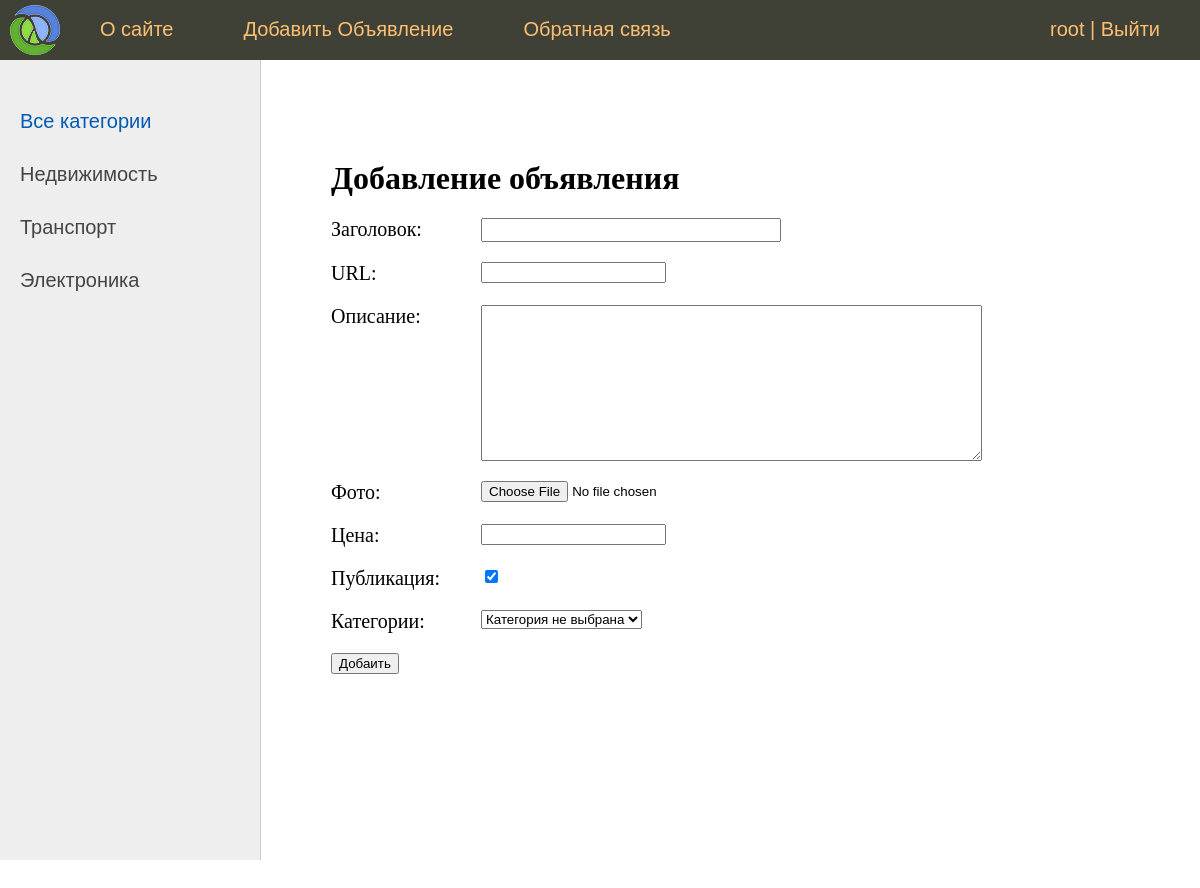
Screenshot of /add_page/ (signed in) with the database file from the repository.
### main_board/models.py (models this page shows)
class Category(models.Model):
	name = models.CharField(max_length=100, db_index=True, verbose_name='Категория')
	slug = models.SlugField(max_length=255, unique=True, db_index=True, verbose_name='URL')
	def __str__(self):
		return self.name
	def get_absolute_url(self):
		return reverse('category', kwargs={'cat_slug': self.slug})
	class Meta:
		verbose_name = 'Категории'
		verbose_name_plural = 'Категории'
		ordering = ['id']

### main_board/views.py (the view)
# urls.py: path('add_page/', AddPage.as_view(), name='add_page'),
class AddPage(LoginRequiredMixin, DataMixin, CreateView):
	form_class = AddPostForm
	template_name = 'main_board/addpage.html'
	success_url = reverse_lazy('home')
	login_url = reverse_lazy('home')
	def get_context_data(self, *, object_list=None, **kwargs):
		context = super().get_context_data(**kwargs)
		c_def = self.get_user_context(title='Добавление объявления')
		return dict(list(context.items()) + list(c_def.items()))

### main_board/forms.py (shortened to what this page needs)
class AddPostForm(forms.ModelForm):
	def __init__(self, *args, **kwargs):
		super().__init__(*args, **kwargs)
		self.fields['cat'].empty_label = 'Категория не выбрана'
	class Meta:
		model = Bulletin
		fields = ['title', 'slug', 'content', 'photo', 'price', 'is_published', 'cat']
		widgets = {
			'title': forms.TextInput(attrs={'class': 'form-input'}),
			'content': forms.Textarea(attrs={'cols': 60, 'rows': 10}),
		}

### main_board/utils.py (called while the page is built)
	def get_user_context(self, **kwargs):
		context = kwargs
		cats = Category.objects.annotate(Count('bulletin'))
		user_menu = menu.copy()
		if not self.request.user.is_authenticated:
			user_menu.pop(1)
		context['menu'] = user_menu
		context['cats'] = cats
		if 'cat_selected' not in context:
			context['cat_selected'] = 0
		return context

### main_board/templates/main_board/addpage.html (shortened to what this page needs)
{% extends 'main_board/base.html' %}
{% block content %}
<h1>{{ title }}</h1>
<form action="{% url 'add_page' %}" method="post" enctype="multipart/form-data">
    {% for f in form %}
    <p><label class="form-label" for="{{ f.id_for_label }}">{{f.label}}: </label>{{ f }}</p>
    {% endfor %}
    <button type="submit">Добаить</button>
</form>
{% endblock %}

### main_board/templates/main_board/base.html (shortened to what this page needs)
{% load static %}
{% load main_board_tags %}
<html>
<head>
	<link type="text/css" href="{% static 'main_board/css/styles.css' %}" rel="stylesheet" />
</head>
<body>
<table class="table-page" border=0 cellpadding="0" cellspacing="0">
<tr><td valign=top>
{% block mainmenu %}
		<div class="header">
			<ul id="mainmenu" class="mainmenu">
			<li class="logo"><a href="{% url 'home' %}"><div class="logo"></div></a></li>
{% for m in menu %}
			<li><a href="{% url m.url_name %}">{{m.title}}</a></li>
{% endfor %}
				{% if request.user.is_authenticated %}
				<li class="last">{{ user.username }} | <a href="{% url 'logout' %}">Выйти</a></li>
				{% else %}
				<li class="last"><a href="{% url 'register' %}">Регистрация</a> | <a href="{% url 'login' %}">Войти</a></li>
				{% endif %}
			</ul>
		</div>
{% endblock mainmenu %}
<table class="table-content" border=0 cellpadding="0" cellspacing="0">
<tr>
	<td valign="top" class="left-chapters">
	<ul id="leftchapters">
		{% if cat_selected == 0%}
			<li class="selected">Все категории</li>
		{% else %}
			<li><a href="{% url 'home' %}">Все категории</a></li>
		{% endif %}
	{% for c in cats %}
	{% if c.bulletin__count > 0 %}
		{% if c.pk == cat_selected %}
			<li class="selected">{{c.name}}</li>
		{% else %}
			<li><a href="{{ c.get_absolute_url }}">{{c.name}}</a> </li>
		{% endif %}
	{% endif %}
	{% endfor %}
	</ul>
</td>
<td valign="top" class="content">
	<div class="content-text">
{% block content %}
{% endblock %}
	</div>
</td></tr></table>
</td></tr>
</table>
</body>
</html>

### main_board/static/main_board/css/styles.css (style rules this page uses)
html, body { font-family: 'Arial'; margin: 0; padding: 0; height: 100%; width: 100%; color: #444; }
a { color: #0059b2; text-decoration: none; }
.table-page { width: 100%; height: 100%; vertical-align: top; }
.table-page tr { height: 100%; }
.header { background: #3F4137; height: 60px; }
.logo { background: url('../images/logo.png') no-repeat 10px 5px; width: 70px; height: 60px; }
ul.mainmenu { list-style: none; margin: 0; padding: 0; height: 60px; color: #fdc073; font-size: 20px; overflow: hidden; }
ul.mainmenu li { float: left; margin: 18px 40px 0 30px; }
ul.mainmenu li.logo { margin: 0; }
ul.mainmenu li.last { float: right; }
ul.mainmenu li a { color: #fdc073; text-decoration: none; }
.table-content { width: 100%; min-height: 100%; height: 100%; }
.left-chapters { margin: 0; background: #eee; border-right: 1px solid #ccc; min-height: 100%; }
.left-chapters ul { width: 230px; min-height: 100%; margin: 0; padding: 20px 10px 10px 20px; list-style: none; font-size: 20px; }
.left-chapters ul li { margin: 30px 0 0 0; color: #999; }
.left-chapters ul li.selected { color: #0059b2; }
.left-chapters ul li a { color: #444; text-decoration: none; }
.content { padding: 40px 20px 20px 40px; width: 100%; box-sizing: border-box; }
.content-text { margin: 60px 0 0 30px; color: #000; font-size: 20px; font-family: Yandex Sans Display Light; }
.content-text h1 { font-size: 32px; }
.form-input { width: 300px; font-size: 16px; }
.form-label { display: inline-block; min-width: 150px; vertical-align: top; }

### rows the page displays
Category: name "Недвижимость"
Category: name "Транспорт"
Category: name "Электроника"

### other values shown
{{ m.title }} "О сайте" "Добавить Объявление" "Обратная связь"
{{ user.username }} "root"
{{ title }} "Добавление объявления"
{{ f.label }} "Заголовок" "URL" "Описание" "Фото" "Цена" "Публикация" "Категории"
